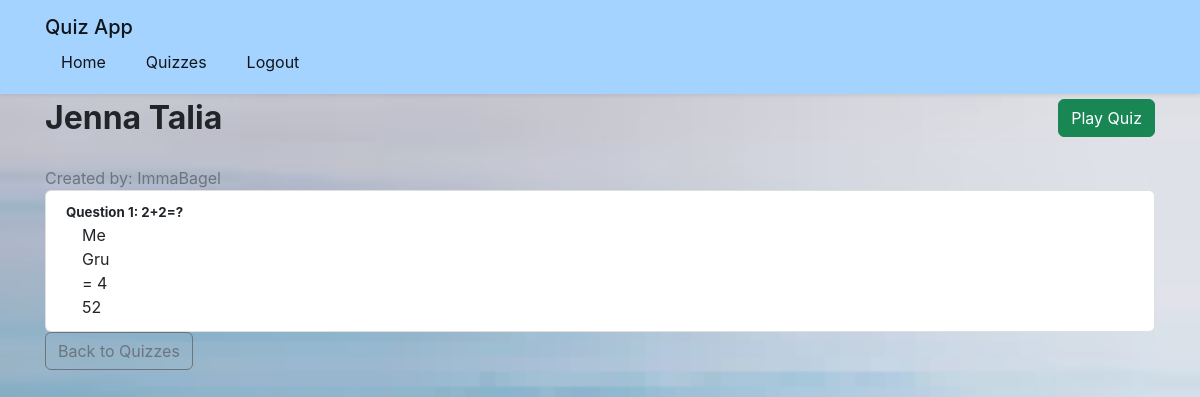
Page /quiz/5 (signed in) on the committed database.
### app/models.py (models this page shows)
class Quiz(db.Model):
    id = db.Column(db.Integer, primary_key = True)
    title = db.Column(db.String(75), nullable=False)
    username = db.Column(db.String(50))
    user_id = db.Column(db.Integer, db.ForeignKey('user.id'), nullable = False)
    questions = db.relationship('Question', backref='question',lazy = True)

class User(db.Model, UserMixin):
    id = db.Column(db.Integer, primary_key = True)
    username = db.Column(db.String(25), unique=True, nullable=False)
    email = db.Column(db.String(411),unique=True, nullable= False)
    password = db.Column(db.String(25), nullable = False)
    quizzes = db.relationship('Quiz', backref='creator', lazy=True)

class Question(db.Model):
    id = db.Column(db.Integer, primary_key = True)
    text = db.Column(db.String(150), nullable=False)
    quiz_id = db.Column(db.Integer, db.ForeignKey('quiz.id'), nullable = False)
    answers = db.relationship('Answer', backref='question',lazy = True)

class Answer(db.Model):
    id = db.Column(db.Integer, primary_key = True)
    text = db.Column(db.String(50), nullable=False)
    is_right = db.Column(db.Boolean, default=False)
    question_id = db.Column(db.Integer, db.ForeignKey('question.id'), nullable=False)

### app/quiz/routes.py (the view)
@quiz_bp.route('/quiz/<int:quiz_id>')
@login_required
def view_quiz(quiz_id):
    quiz = Quiz.query.get_or_404(quiz_id)
    return render_template('quiz/view_quiz.html',title=quiz.title, quiz=quiz)

### app/models.py (called while the page is built)
@login_manager.user_loader
def load_user(user_id):
    return User.query.get(int(user_id))

### app/templates/quiz/view_quiz.html (shortened to what this page needs)
{% extends "base.html" %}
{% block content %}
<div class="d-flex justify-content-between align-items-center mb-4">
    <h1>{{ quiz.title }}</h1>
    <a href="{{ url_for('quiz.Play_qizz', quiz_id=quiz.id) }}" class="btn btn-success">Play Quiz</a>
</div>
<p class="text-muted">Created by: {{ quiz.creator.username }}</p>
<div class="list-group">
    {% for question in quiz.questions %}
    <div class="list-group-item mb-3">
        <h5>Question {{ loop.index }}: {{ question.text }}</h5>
        <ul class="list-unstyled">
            {% for answer in question.answers %}
            <li class="ms-3">
                {{ answer.text }}
            </li>
            {% endfor %}
        </ul>
    </div>
    {% endfor %}
</div>
<a href="{{ url_for('quiz.quiz_home') }}" class="btn btn-outline-secondary">Back to Quizzes</a>
{% endblock %}

### app/static/css/styles.css (style rules this page uses)
:root { --primary: #0d6efd; --secondary: #6c757d; --success: #198754; --danger: #dc3545; --warning: #ffc107; --info: #0dcaf0; --light: #f8f9fa; --dark: #212529; --white: #fff; --blue-light: #a5d3ff; --border-radius: 0.375rem; --box-shadow: 0 0.5rem 1rem rgba(0, 0, 0, 0.15); }
* { box-sizing: border-box; margin: 0; padding: 0; }
body { font-family: -apple-system, BlinkMacSystemFont, "Segoe UI", Roboto, "Helvetica Neue", Arial, sans-serif; line-height: 1.5; color: #212529; background-image: url('/static/images/actual-Bg.png'); background-size: cover; background-position: center; background-attachment: fixed; min-height: 100vh; position: relative; }
body::before { content: ""; position: fixed; top: 0; left: 0; right: 0; bottom: 0; background-color: rgba(255, 255, 255, 0.1); z-index: -1; }
.btn { display: inline-block; font-weight: 400; line-height: 1.5; color: #212529; text-align: center; text-decoration: none; vertical-align: middle; cursor: pointer; user-select: none; background-color: transparent; border: 1px solid transparent; padding: 0.375rem 0.75rem; font-size: 1rem; border-radius: var(--border-radius); transition: color 0.15s ease-in-out, background-color 0.15s ease-in-out, border-color 0.15s ease-in-out, box-shadow 0.15s ease-in-out; }
.btn-success { color: var(--white); background-color: var(--success); border-color: var(--success); }
.btn-outline-secondary { color: var(--secondary); border-color: var(--secondary); }
.text-muted { color: #6c757d !important; }
.mb-4 { margin-bottom: 1.5rem !important; }
.d-flex { display: flex !important; }
.justify-content-between { justify-content: space-between !important; }
.align-items-center { align-items: center !important; }
.list-group { display: flex; flex-direction: column; padding-left: 0; margin-bottom: 0; border-radius: var(--border-radius); }
.list-group-item { position: relative; display: block; padding: 0.75rem 1.25rem; background-color: var(--white); border: 1px solid rgba(0, 0, 0, 0.125); }
.list-group-item:first-child { border-top-left-radius: inherit; border-top-right-radius: inherit; }
.list-group-item:last-child { border-bottom-left-radius: inherit; border-bottom-right-radius: inherit; }
.list-unstyled { padding-left: 0; list-style: none; }
.ms-3 { margin-left: 1rem !important; }

### rows in the picture
Quiz: title "Jenna Talia"
User: creator.username "ImmaBagel"
Question: text "2+2=?"
Answer: text "Me"
Answer: text "Gru"
Answer: text "= 4"
Answer: text "52"
